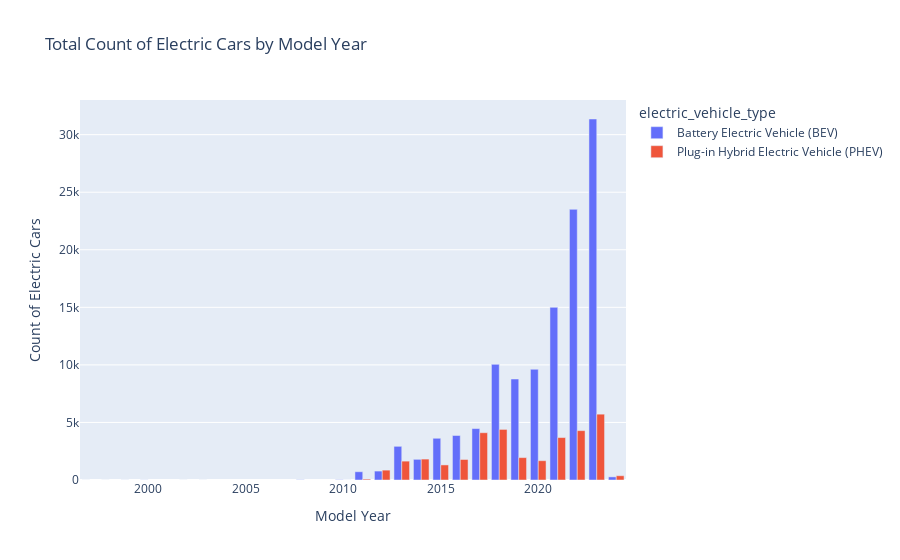

Here is the notebook cell this chart was saved with:
### Markdown cell above
### Instructions

Run the code and check that the plot is correct.

- Run the bar plot code generated by GPT.
- _Check that the output is suitable. If not, try changing your prompt in the previous task to improve the output (this is prompt engineering, which you'll see more of in the next code-along project in the series)._

### Code cell
# Paste the code generated firstly by GPT and run it

# Grouping the data by model year and electric vehicle type and calculating the total count
grouped_data = electric_cars.groupby(['model_year', 'electric_vehicle_type'])['n_cars'].sum().reset_index()

# Drawing the bar plot
fig = px.bar(grouped_data, x='model_year', y='n_cars', color='electric_vehicle_type',
             labels={'model_year': 'Model Year', 'n_cars': 'Count of Electric Cars'},
             title='Total Count of Electric Cars by Model Year',
             barmode='group')

fig.show()

### Figure 1 — Plotly figure (JSON) as saved in the notebook; plotly's stock layout.template omitted (floating-point values rounded to 4 significant figures)
{"data": [{"alignmentgroup": "True", "hovertemplate": "electric_vehicle_type=Battery Electric Vehicle (BEV)<br>Model Year=%{x}<br>Count of Electric Cars=%{y}<extra></extra>", "legendgroup": "Battery Electric Vehicle (BEV)", "marker": {"color": "#636efa", "pattern": {"shape": ""}}, "name": "Battery Electric Vehicle (BEV)", "offsetgroup": "Battery Electric Vehicle (BEV)", "orientation": "v", "showlegend": true, "textposition": "auto", "type": "bar", "x": [1997, 1998, 1999, 2000, 2002, 2003, 2008, 2010, 2011, 2012, 2013, 2014, 2015, 2016, 2017, 2018, 2019, 2020, 2021, 2022, 2023, 2024], "xaxis": "x", "y": [1, 1, 4, 8, 2, 1, 18, 21, 718, 776, 2926, 1796, 3625, 3867, 4466, 10046, 8771, 9617, 14998, 23511, 31360, 271], "yaxis": "y"}, {"alignmentgroup": "True", "hovertemplate": "electric_vehicle_type=Plug-in Hybrid Electric Vehicle (PHEV)<br>Model Year=%{x}<br>Count of Electric Cars=%{y}<extra></extra>", "legendgroup": "Plug-in Hybrid Electric Vehicle (PHEV)", "marker": {"color": "#EF553B", "pattern": {"shape": ""}}, "name": "Plug-in Hybrid Electric Vehicle (PHEV)", "offsetgroup": "Plug-in Hybrid Electric Vehicle (PHEV)", "orientation": "v", "showlegend": true, "textposition": "auto", "type": "bar", "x": [2010, 2011, 2012, 2013, 2014, 2015, 2016, 2017, 2018, 2019, 2020, 2021, 2022, 2023, 2024], "xaxis": "x", "y": [3, 78, 857, 1639, 1817, 1309, 1783, 4108, 4395, 1945, 1677, 3686, 4288, 5719, 371], "yaxis": "y"}], "layout": {"barmode": "group", "legend": {"title": {"text": "electric_vehicle_type"}, "tracegroupgap": 0}, "title": {"text": "Total Count of Electric Cars by Model Year"}, "xaxis": {"anchor": "y", "domain": [0, 1], "title": {"text": "Model Year"}}, "yaxis": {"anchor": "x", "domain": [0, 1], "title": {"text": "Count of Electric Cars"}}}}
